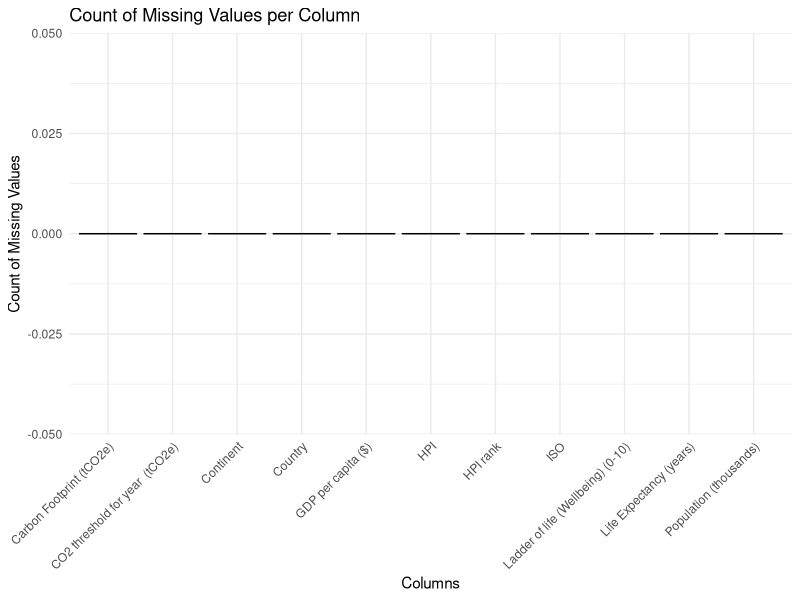
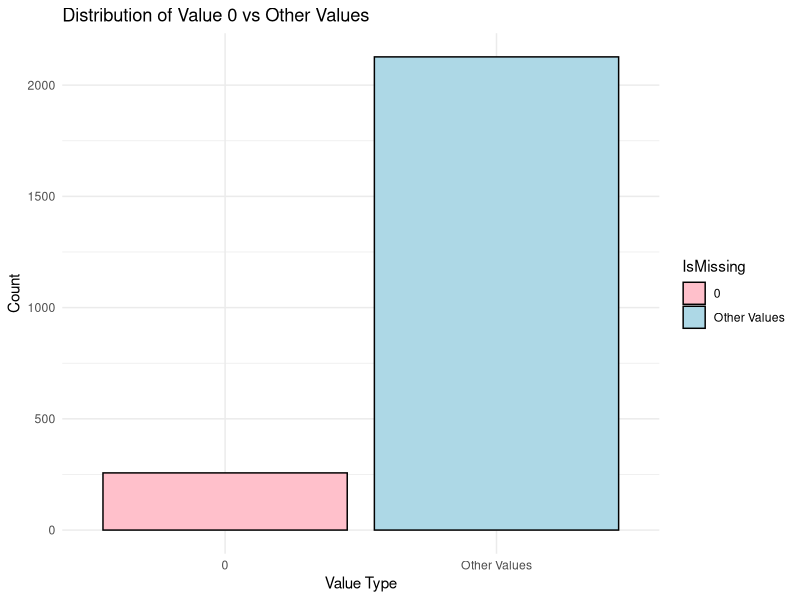

Write the R code that produced these figures, in order.
## ---- chunk 1
library(readxl)
library(dplyr)
library(readr)
library(ggplot2)

## ---- chunk 2
hpi <- read_csv("data/hpi.csv")
## ---- chunk 3
hpi <- hpi %>% select(-`...5`, -`...14`, -`...1`)
missing_values <- colSums(is.na(hpi))
bar_plot <- ggplot(data.frame(Column = names(missing_values), Missing = missing_values), 
                   aes(x = Column, y = Missing, fill = Column)) +
  geom_bar(stat = "identity", color = "black") +
  labs(title = "Count of Missing Values per Column", x = "Columns", y = "Count of Missing Values") +
  theme_minimal() +
  theme(legend.position = "none",
        axis.text.x = element_text(angle = 45, hjust = 1)) + 
  scale_fill_brewer(palette = "Set3")
bar_plot
## ---- chunk 4


hpi$IsMissing <- ifelse(hpi$`Ladder of life (Wellbeing) (0-10)` == 0, "0", "Other Values")

missing_plot <- ggplot(hpi, aes(x = IsMissing, fill = IsMissing)) + geom_bar(color = "black") + scale_fill_manual(values = c("0" = "pink", "Other Values" = "lightblue")) + labs(title = "Distribution of Value 0 vs Other Values", x = "Value Type", y = "Count") + theme_minimal()

print(missing_plot)
